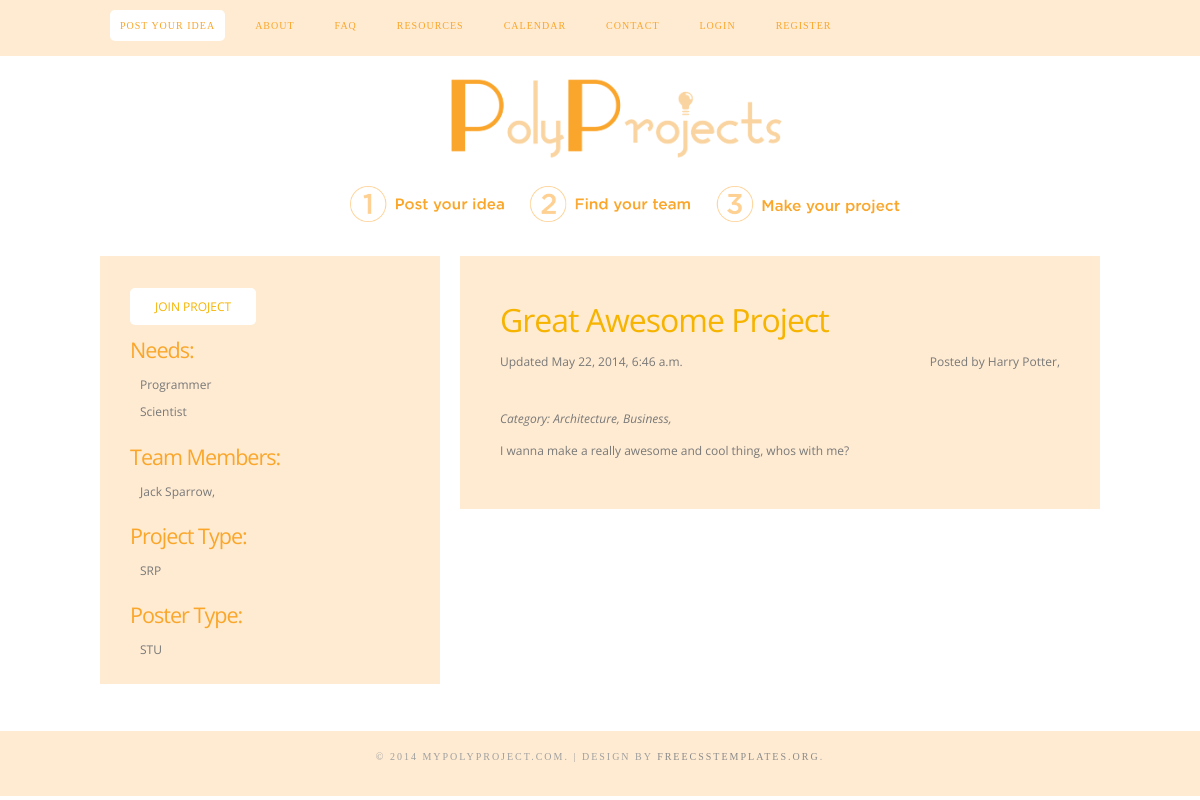
/listings/1/, run on an earlier commit of the app's database.
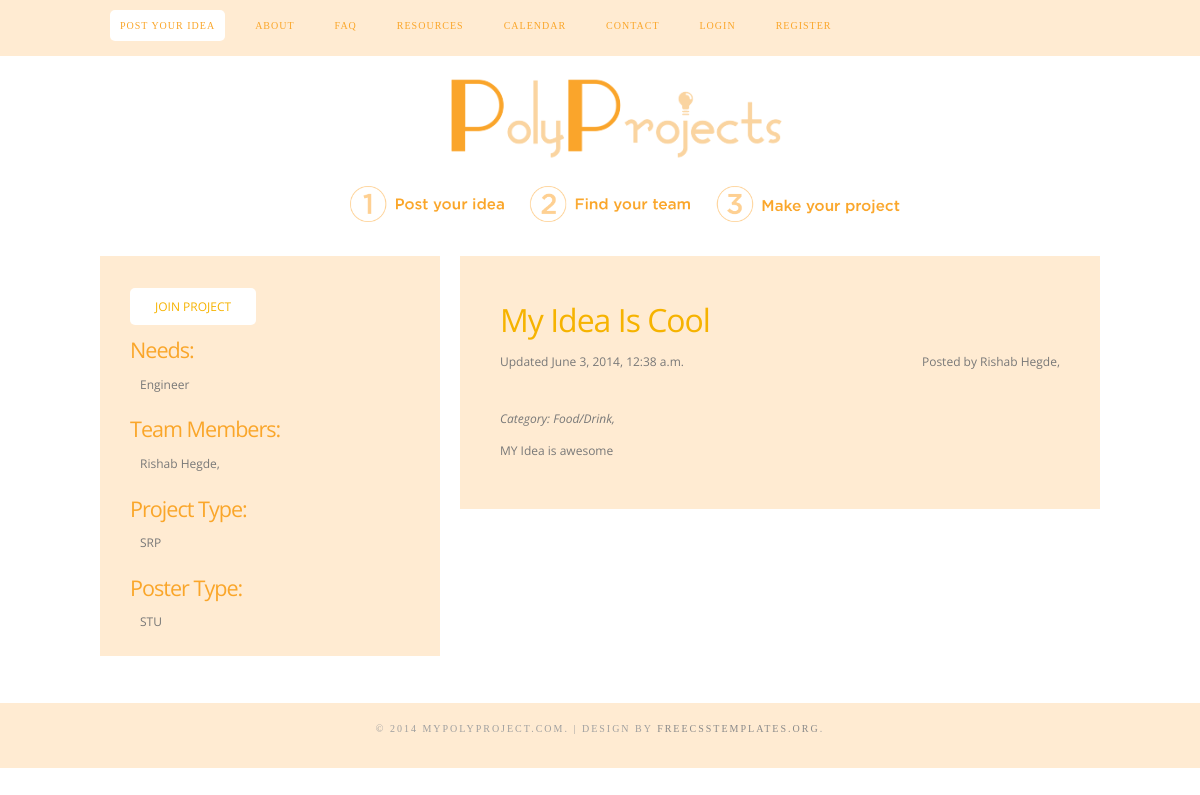
And on a later commit of the database.
### listings/models.py (models this page shows, shortened)
class Listing(models.Model):
  owner = models.ForeignKey(UserProfile, related_name='owner')
  title = models.CharField(max_length=50)
  description = models.TextField()
  date_posted = models.DateTimeField(auto_now_add=True, blank=True)
  expiration_date = models.DateTimeField(default=get_expiration_date,blank=True)
  tags = models.CharField(max_length=100, blank=True)
  finished = models.BooleanField(default=False, blank=True)
  sponsored = models.BooleanField(default=False)
  project_type = models.CharField(max_length=CHOICE_LENGTH,
    choices=iterableFromFile('/choices/types.list'))
  poster_type = models.CharField(max_length=CHOICE_LENGTH,
    choices=iterableFromFile('/choices/posters.list'))
  category = models.ManyToManyField(Category,)
  skill = models.ManyToManyField(Skill,)
  team = models.ManyToManyField(UserProfile, related_name='team')
  def can_edit(self, user):
    return user == self.owner

class UserProfile(AbstractUser):
  major = models.ForeignKey(Major, null=True)
  email_verified = models.BooleanField(default=False, blank=True)
  email_notifications = models.BooleanField(default=False, blank=True)

class Category(models.Model):
  name = models.CharField(max_length=30)

class Skill(models.Model):
  name = models.CharField(max_length=30)

### listings/views.py (the view)
# urls.py: url(r'^(?P<listing_id>[0-9]+)/$', views.detail, name='detail'),
def detail(request, listing_id):
  listing = get_object_or_404(Listing, pk=listing_id)
  showedit = listing.can_edit(request.user)
  return render(request, 'listings/detail.html', {'listing':listing,'showedit':showedit})

### listings/templates/listings/detail.html (shortened to what this page needs)
{% extends "base.html" %}
{% block content %}
<div id="wrapper">
  <div id="page">
    <div id="page-bgtop">
      <div id="page-bgbtm">
        <div id="content">
          <div class="post">
            <h2 class="title">{{ listing.title }}
            {% if listing.finished %} (Completed) {% endif %}</h2>
            <p class="meta"><span class="date"> Updated {{ listing.date_posted }}</span><span class="posted">Posted by {{ listing.owner.get_full_name }}, <em>{{ listing.owner.get_major_display }}</em></span></p>
            <div style="clear: both;">&nbsp;</div>
            <div class="entry">
              <p><em>Category:
              {% for category in listing.category.all %}
                {{ category.name }},
              {% endfor %}
              </em></p>
              {{ listing.description }}
            </div>
          </div>
          <div style="clear: both;">&nbsp;</div>
        </div>
        <div id="sidebar">
          <ul>
            {% if showedit %}
            <li>
              <a href="{% url 'edit' listing.pk %}" class="button">Edit Project</a>
            <li>
            <br>
            <li>
              {% if listing.finished %}
                <a href="{% url 'flip_finished' listing.pk %}" class="button">Un-Complete Project</a>
              {% else %}
                <a href="{% url 'flip_finished' listing.pk %}" class="button">Complete Project</a>
              {% endif %}
            <li>
              <div style="clear: both;">&nbsp;</div>
            </li>
            {% elif not listing.finished%}
            <li>
              <a href="{% url 'join_request' listing.pk %}" class="button">Join Project</a>
              <div style="clear: both;">&nbsp;</div>
            </li>
            {% endif %}
            <li>
              <h2>Needs:</h2>
              <ul>
                {% for skill in listing.skill.all %}
                  <li>{{ skill.name }}</li>
                {% endfor %}
              </ul>
            </li>
            <li>
              <h2>Team Members:</h2>
              <ul>
                {% for user in listing.team.all %}
                  <li>{{user.get_full_name}}, <em>{{user.get_major_display}}</em></li>
                {% endfor %}
              </ul>
            </li>
            <li>
              <h2>Project Type:</h2>
              <ul>
                <li>{{ listing.get_project_type_display }}</li>
              </ul>
            </li>
            <li>
              <h2>Poster Type:</h2>
              <ul>
                <li>{{ listing.get_poster_type_display }}</li>
              </ul>
            </li>
          </ul>
        </div>
        <div style="clear: both;">&nbsp;</div>
      </div>
    </div>
  </div>
</div>
{% endblock %}

What changed in the data, as far as the page shows it:
no longer on this page (row unchanged): Category: name "Architecture"
no longer on this page (row unchanged): Category: name "Business"
no longer on this page (row unchanged): Skill: name "Programmer"
no longer on this page (row unchanged): Skill: name "Scientist"
removed UserProfile: get_full_name "Jack Sparrow"
changed Listing "SRP": title "Great Awesome Project" → "My Idea Is Cool"; date_posted "May 22, 2014, 6:46 a.m." → "June 3, 2014, 12:38 a.m."; owner.get_full_name "Harry Potter" → "Rishab Hegde"; description "I wanna make a really awesome and cool thing, whos with me?" → "MY Idea is awesome"
now on this page (row unchanged): Category: name "Food/Drink"
now on this page (row unchanged): Skill: name "Engineer"
now on this page (row edited): UserProfile: get_full_name "Rishab Hegde"
